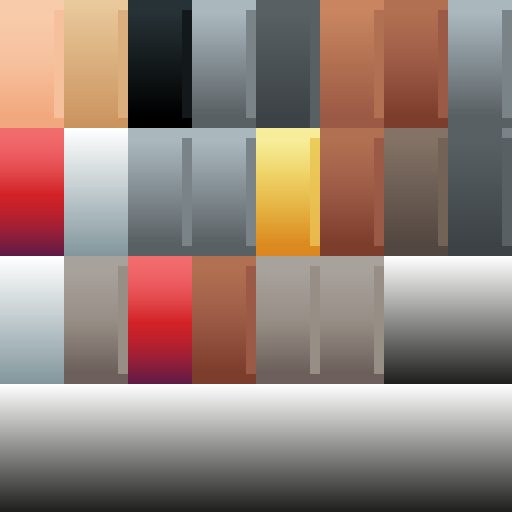
#> input picture unity6-project/Assets/Prototype/KayKit/Characters/knight_texture.png, 1024 x 1024 px (shown at 1/2 size)
$ python gen_hero_textures.py
#> lines starting #> are read from the running program, lines starting #| are printed output that depends on the picture
# Paletas de cor dos herois de teste, no sistema do KayKit: a textura e uma tabela de blocos de cor (128 x 256),
# e trocar a cor de uma peca = trocar o bloco dela. Nada e pintado a mao.
#   Assets/Herois/Cavaleiro/T_CavaleiroPaleta.png  blocos vermelhos (capa, brasao do escudo) viram azul-roxo
#                                                   (cor das Skills A e B); dourado e aco ficam como estao
#   Assets/Herois/Cavaleiro/T_BonecoPaleta.png      tudo em cinza neutro (boneco de treino sem cor de heroi)
# Uso: tools/venv/Scripts/python.exe -I tools/gen_hero_textures.py
from pathlib import Path

import numpy as np
from PIL import Image

ROOT = Path(__file__).resolve().parent.parent / "unity6-project/Assets"
KNIGHT = ROOT / "Prototype/KayKit/Characters/knight_texture.png"
ROGUE = ROOT / "Prototype/KayKit/Characters/rogue_texture.png"
OUT = ROOT / "Herois/Cavaleiro"
VERMELHOS = [(0, 1), (2, 2), (5, 1), (7, 0), (0, 3)]  # (coluna, linha): vermelhos (capa, peito), cobre (frente do escudo,
                                                # cabo da espada), 2o aco (ombros, pernas) e o bloco livre (0,3)
                                                # que a malha do elmo passa a usar (CavaleiroSetup.MalhaElmo)
ACO_FRIO = [(3, 0), (2, 1)]           # aco principal (elmo, peito, bracos): puxado para azul-aco, separa do boneco bege
DOURADOS = [(6, 0), (6, 1)]           # couro marrom: cintos/tiras da armadura e borda do escudo -> detalhe dourado


def hex_rgb(h):
	return np.array([int(h[i:i + 2], 16) for i in (1, 3, 5)], dtype=np.float64) / 255.0


def gradiente(lum, paradas):
	xs = np.array([p[0] for p in paradas])
	cols = np.stack([hex_rgb(p[1]) for p in paradas])
	return np.stack([np.interp(lum, xs, cols[:, k]) for k in range(3)], axis=-1)


def normalizar(lum, liso):
	faixa = lum.max() - lum.min()
	if faixa < 0.05:                  # bloco de cor lisa: um tom so do degrade (senao cairia no mais escuro)
		return np.full_like(lum, liso)
	return (lum - lum.min()) / faixa


def cavaleiro():
	img = np.asarray(Image.open(KNIGHT).convert("RGBA")).astype(np.float64) / 255.0
	out = img.copy()
	# azul-roxo: escuro arroxeado embaixo, azul royal no meio, azul claro no brilho (mesma familia das skills)
	paradas = [(0.0, "#1a0f3d"), (0.35, "#2b2a8f"), (0.6, "#2f5fd6"), (1.0, "#8fb8ff")]
	for cx, cy in VERMELHOS:
		bloco = img[cy * 256:(cy + 1) * 256, cx * 128:(cx + 1) * 128, :3]
		lum = bloco @ np.array([0.299, 0.587, 0.114])
		lum = normalizar(lum, 0.55)   # usa a faixa inteira do degrade; bloco liso vira o azul royal
		out[cy * 256:(cy + 1) * 256, cx * 128:(cx + 1) * 128, :3] = gradiente(lum, paradas)
#> this loop made 5 passes
#> faixa in normalizar on passes 1 to 5: 0.374, 0.374, 0.197, 0.338, 0.883
	for cx, cy in ACO_FRIO:
		bloco = out[cy * 256:(cy + 1) * 256, cx * 128:(cx + 1) * 128, :3]
		out[cy * 256:(cy + 1) * 256, cx * 128:(cx + 1) * 128, :3] = bloco * np.array([0.82, 0.9, 1.18])
	ouro = [(0.0, "#5a3a0c"), (0.45, "#b8862a"), (0.8, "#e8c25a"), (1.0, "#fff0a8")]
	for cx, cy in DOURADOS:
		bloco = img[cy * 256:(cy + 1) * 256, cx * 128:(cx + 1) * 128, :3]
		lum = bloco @ np.array([0.299, 0.587, 0.114])
		lum = normalizar(lum, 0.6)
		out[cy * 256:(cy + 1) * 256, cx * 128:(cx + 1) * 128, :3] = gradiente(lum, ouro)
#> this loop made 2 passes
#> faixa in normalizar on passes 1 to 2: 0.197, 0.171
#> pass 1, in cavaleiro, `lum = bloco @ np.array([0.299, 0.587, 0.114])`:
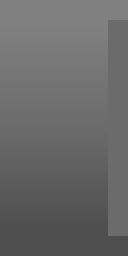
#> lum: shape (256, 128) float64; min 0.307, max 0.503, mean 0.412
#> pass 1, in cavaleiro, `lum = normalizar(lum, 0.6)`:
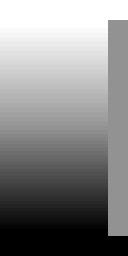
#> lum: shape (256, 128) float64; min 0, max 1, mean 0.536
#> pass 2, in cavaleiro, `bloco = img[cy * 256:(cy + 1) * 256, cx * 128:(cx + 1) * 128, :3]`:
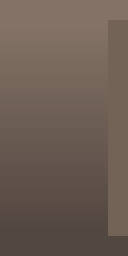
#> bloco: shape (256, 128, 3) float64; mean R, G, B 0.424, 0.366, 0.328
#> after the loop:
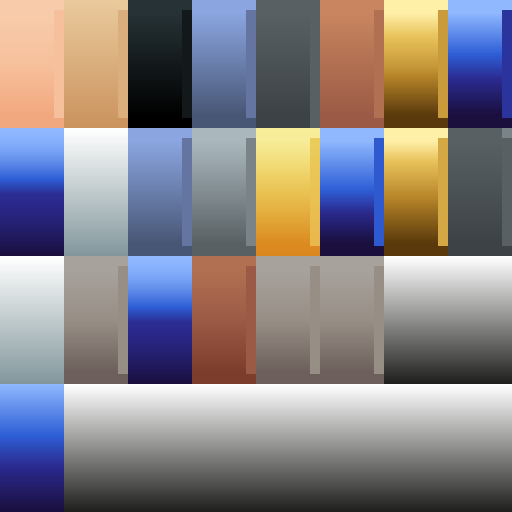
#> out: shape (1024, 1024, 4) float64 (shown at 1/2 size); mean R, G, B, A 0.531, 0.509, 0.523, 1
	return out


def boneco():
	img = np.asarray(Image.open(ROGUE).convert("RGBA")).astype(np.float64) / 255.0
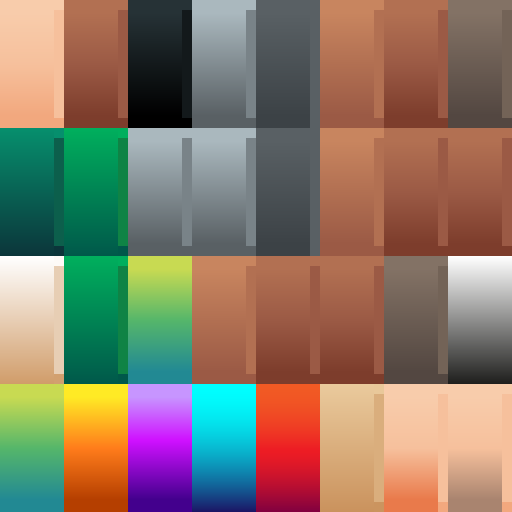
#> input picture unity6-project/Assets/Prototype/KayKit/Characters/rogue_texture.png, 1024 x 1024 px (shown at 1/2 size)
	lum = img[..., :3] @ np.array([0.299, 0.587, 0.114])
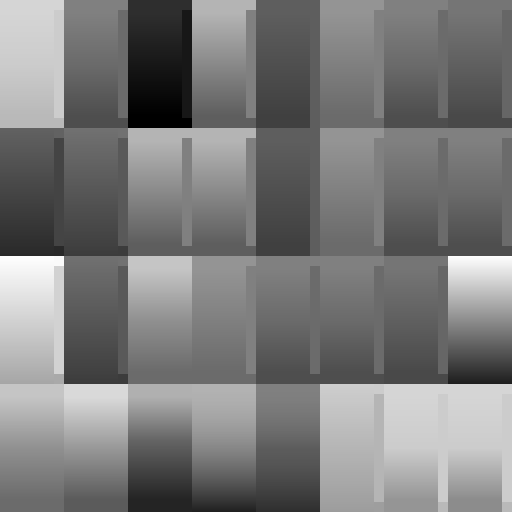
#> lum: shape (1024, 1024) float64 (shown at 1/2 size); min 0, max 1, mean 0.483
	cinza = 0.32 + lum * 0.45          # cinza medio, contraste baixo: nada chama atencao
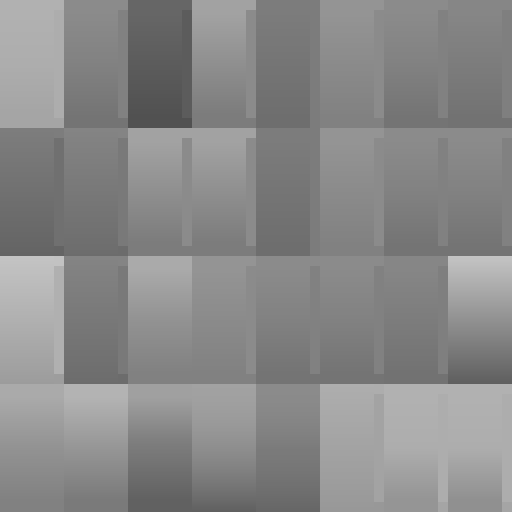
#> cinza: shape (1024, 1024) float64 (shown at 1/2 size); min 0.32, max 0.77, mean 0.537
	out = img.copy()
	out[..., :3] = np.stack([cinza, cinza, cinza * 1.02], axis=-1)
	return out


def salvar(nome, img):
	Image.fromarray((np.clip(img, 0, 1) * 255 + 0.5).astype(np.uint8), "RGBA").save(OUT / nome)
	print("gerado", OUT / nome)


if __name__ == "__main__":
	OUT.mkdir(parents=True, exist_ok=True)
	salvar("T_CavaleiroPaleta.png", cavaleiro())
	salvar("T_BonecoPaleta.png", boneco())
